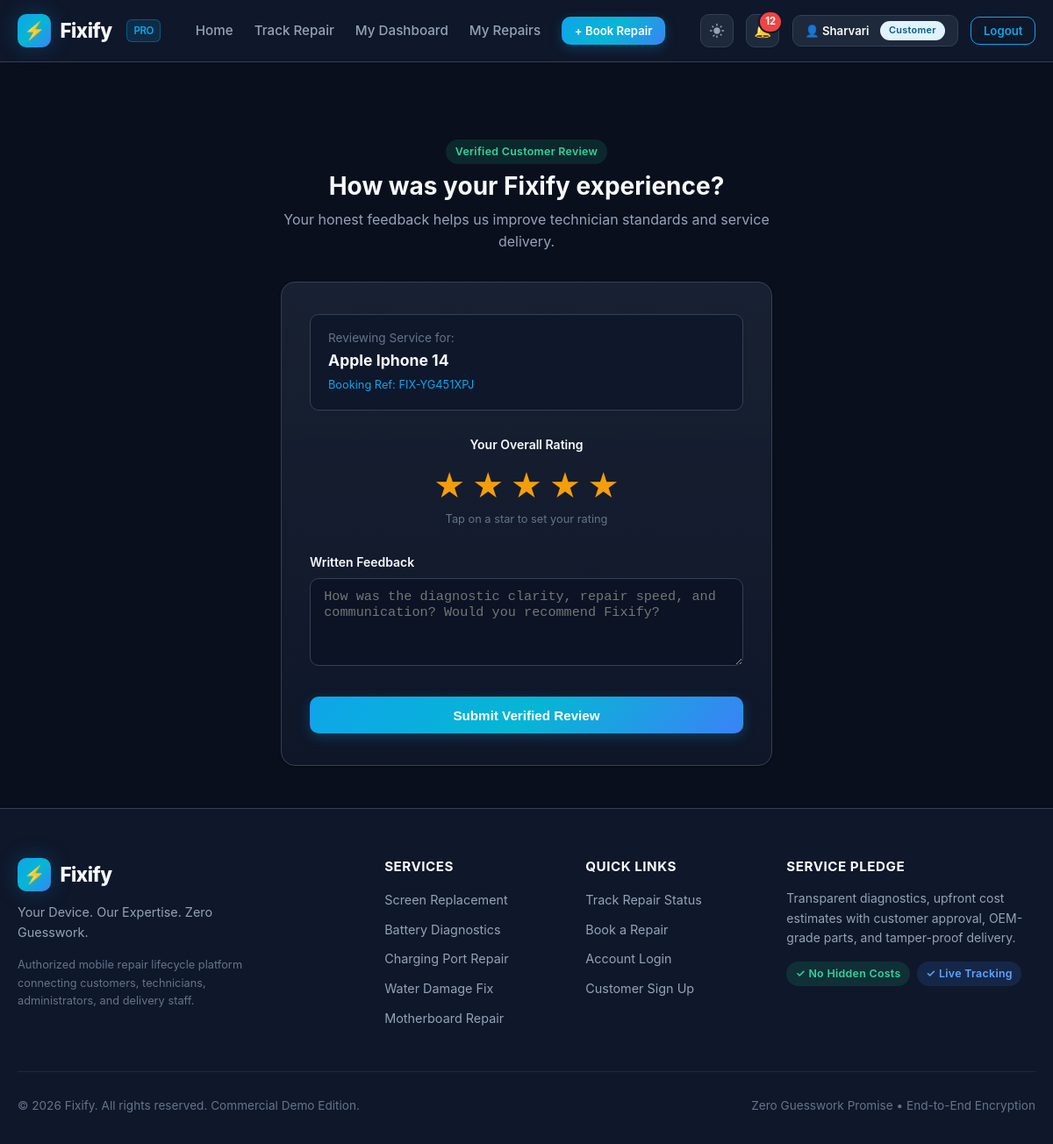
Screenshot of /reviews/submit/7 (signed in) with the database file from the repository.
### tables this page shows
CREATE TABLE users (
    id INTEGER PRIMARY KEY AUTOINCREMENT,
    full_name TEXT NOT NULL,
    email TEXT NOT NULL UNIQUE,
    mobile TEXT,
    password_hash TEXT,
    google_id TEXT UNIQUE,
    avatar_url TEXT,
    totp_secret TEXT,
    is_totp_enabled INTEGER NOT NULL DEFAULT 0,
    role TEXT NOT NULL DEFAULT 'customer' CHECK(role IN ('customer','admin','technician','delivery')),
    is_active INTEGER NOT NULL DEFAULT 1,
    created_at TEXT NOT NULL DEFAULT (datetime('now')),
    updated_at TEXT NOT NULL DEFAULT (datetime('now'))
);

CREATE TABLE bookings (
    id INTEGER PRIMARY KEY AUTOINCREMENT,
    reference TEXT NOT NULL UNIQUE,
    customer_id INTEGER NOT NULL,
    phone_brand TEXT NOT NULL,
    phone_model TEXT NOT NULL,
    category_id INTEGER,
    problem_description TEXT NOT NULL,
    device_condition TEXT,
    service_type TEXT NOT NULL DEFAULT 'walk_in' CHECK(service_type IN ('walk_in','pickup_delivery')),
    pickup_address TEXT,
    preferred_date TEXT,
    additional_notes TEXT,
    status TEXT NOT NULL DEFAULT 'Booked' CHECK(status IN (
        'Booked','Assigned','Diagnosis','Waiting for Approval',
        'Estimate Rejected','In Progress','Ready for Pickup',
        'Out for Delivery','Delivered','Completed','Cancelled','Unable to Repair'
    )),
    technician_id INTEGER,
    delivery_staff_id INTEGER,
    created_at TEXT NOT NULL DEFAULT (datetime('now')),
    updated_at TEXT NOT NULL DEFAULT (datetime('now')),
    FOREIGN KEY (customer_id) REFERENCES users(id),
    FOREIGN KEY (category_id) REFERENCES repair_categories(id),
    FOREIGN KEY (technician_id) REFERENCES users(id),
    FOREIGN KEY (delivery_staff_id) REFERENCES users(id)
);

### routes/reviews.py (the view, shortened to what this page needs)
@bp.route('/submit/<int:booking_id>', methods=['GET', 'POST'])
@login_required(roles=['customer'])
def submit(booking_id):
    customer_id = session['user_id']
    booking = get_booking_with_details(booking_id)
    if not booking or booking['customer_id'] != customer_id:
        flash('Booking not found or access denied.', 'danger')
        return redirect(url_for('customer.my_bookings'))
    if booking['status'] not in ('Delivered', 'Completed'):
        flash('Reviews can only be submitted after the device has been delivered or marked completed.', 'warning')
        return redirect(url_for('customer.booking_detail', booking_id=booking_id))
    db = get_db()
    existing = db.execute("SELECT id FROM reviews WHERE booking_id = ?", (booking_id,)).fetchone()
    if existing:
        flash('You have already submitted a review for this repair booking.', 'info')
        return redirect(url_for('customer.booking_detail', booking_id=booking_id))
    return render_template('reviews/submit.html', booking=booking)

### database/db.py (called while the page is built)
def get_db():
    if 'db' not in g:
        g.db = sqlite3.connect(
            current_app.config['DATABASE'],
            detect_types=sqlite3.PARSE_DECLTYPES
        )
        g.db.row_factory = sqlite3.Row
        g.db.execute("PRAGMA foreign_keys = ON")
    return g.db

### services/auth_service.py (called while the page is built, shortened)
def login_required(roles=None):
    if isinstance(roles, str):
        roles = [roles]
    def decorator(f):
        @wraps(f)
        def decorated_function(*args, **kwargs):
            user_id = session.get('user_id')
            if not user_id:
                flash('Please log in to access this page.', 'warning')
                return redirect(url_for('auth.login', next=request.path))
            user_role = session.get('user_role')
            return f(*args, **kwargs)
        return decorated_function
    return decorator

### services/booking_service.py (called while the page is built)
def get_booking_with_details(booking_id):
    db = get_db()
    booking = db.execute(
        """SELECT b.*, u.full_name as customer_name, u.mobile as customer_mobile,
                  u.email as customer_email,
                  rc.name as category_name,
                  t.full_name as technician_name,
                  d.full_name as delivery_staff_name
           FROM bookings b
           JOIN users u ON b.customer_id = u.id
           LEFT JOIN repair_categories rc ON b.category_id = rc.id
           LEFT JOIN users t ON b.technician_id = t.id
           LEFT JOIN users d ON b.delivery_staff_id = d.id
           WHERE b.id = ?""",
        (booking_id,)
    ).fetchone()
    return booking

### services/notification_service.py (called while the page is built)
def get_unread_count(user_id):
    db = get_db()
    row = db.execute(
        "SELECT COUNT(*) as count FROM notifications WHERE user_id = ? AND is_read = 0",
        (user_id,)
    ).fetchone()
    return row['count'] if row else 0

### templates/reviews/submit.html (shortened to what this page needs)
{% extends "base.html" %}
{% block content %}
<div class="container" style="max-width: 600px; padding: 3rem 1.25rem;">
    <div style="text-align: center; margin-bottom: 2rem;">
        <span class="badge badge-completed" style="margin-bottom: 0.5rem;">Verified Customer Review</span>
        <h2>How was your Fixify experience?</h2>
        <p>Your honest feedback helps us improve technician standards and service delivery.</p>
    </div>
    <div class="card" style="padding: 2.25rem 2rem;">
        <div style="background: var(--bg-surface); border-radius: var(--radius-md); padding: 1rem 1.25rem; margin-bottom: 1.75rem; border: 1px solid var(--border-color);">
            <div style="font-size: 0.85rem; color: var(--text-muted);">Reviewing Service for:</div>
            <strong style="font-size: 1.1rem; color: var(--text-primary); display: block;">{{ booking.phone_brand }} {{ booking.phone_model }}</strong>
            <span style="font-size: 0.8rem; color: var(--accent-primary);">Booking Ref: {{ booking.reference }}</span>
        </div>
        <form action="{{ url_for('reviews.submit', booking_id=booking.id) }}" method="POST">
            <div class="form-group" style="text-align: center; margin-bottom: 1.75rem;">
                <label class="form-label" style="margin-bottom: 0.75rem;">Your Overall Rating</label>
                <div class="star-rating-input" style="display: flex; justify-content: center; gap: 0.5rem;">
                    <button type="button" class="star-btn active" data-value="1" style="background: none; border: none; font-size: 2.5rem; color: #f59e0b; cursor: pointer;">★</button>
                    <button type="button" class="star-btn active" data-value="2" style="background: none; border: none; font-size: 2.5rem; color: #f59e0b; cursor: pointer;">★</button>
                    <button type="button" class="star-btn active" data-value="3" style="background: none; border: none; font-size: 2.5rem; color: #f59e0b; cursor: pointer;">★</button>
                    <button type="button" class="star-btn active" data-value="4" style="background: none; border: none; font-size: 2.5rem; color: #f59e0b; cursor: pointer;">★</button>
                    <button type="button" class="star-btn active" data-value="5" style="background: none; border: none; font-size: 2.5rem; color: #f59e0b; cursor: pointer;">★</button>
                </div>
                <span class="input-help">Tap on a star to set your rating</span>
            </div>
            <div class="form-group">
                <label for="review_text" class="form-label">Written Feedback</label>
                <textarea id="review_text" name="review_text" class="form-control" rows="4" placeholder="How was the diagnostic clarity, repair speed, and communication? Would you recommend Fixify?" required></textarea>
            </div>
            <button type="submit" class="btn btn-primary" style="width: 100%; margin-top: 0.5rem;">
                Submit Verified Review
            </button>
        </form>
    </div>
</div>
{% endblock %}

### templates/base.html (shortened to what this page needs)
<!DOCTYPE html>
<html lang="en" data-theme="dark">
<head>
    <link rel="stylesheet" href="{{ url_for('static', filename='css/style.css') }}">
</head>
<body>
    <header class="navbar">
        <div class="container navbar-inner">
            <a href="{{ url_for('index') }}" class="brand">
                <div class="brand-icon">⚡</div>
                <span>Fixify</span>
                <span class="brand-tag">PRO</span>
            </a>
            <ul class="nav-links" id="nav-links">
                <li><a href="{{ url_for('index') }}" class="nav-link">Home</a></li>
                <li><a href="{{ url_for('bookings.track') }}" class="nav-link">Track Repair</a></li>
                {% if session.get('user_id') %}
                    {% if session.get('user_role') == 'customer' %}
                        <li><a href="{{ url_for('customer.dashboard') }}" class="nav-link">My Dashboard</a></li>
                        <li><a href="{{ url_for('customer.my_bookings') }}" class="nav-link">My Repairs</a></li>
                        <li><a href="{{ url_for('bookings.create') }}" class="nav-link btn btn-sm btn-primary" style="color: #fff;">+ Book Repair</a></li>
                    {% elif session.get('user_role') == 'technician' %}
                        <li><a href="{{ url_for('technician.dashboard') }}" class="nav-link">Technician Console</a></li>
                        <li><a href="{{ url_for('technician.repairs') }}" class="nav-link">Assigned Repairs</a></li>
                    {% elif session.get('user_role') == 'delivery' %}
                        <li><a href="{{ url_for('delivery.dashboard') }}" class="nav-link">Delivery Console</a></li>
                        <li><a href="{{ url_for('delivery.tasks') }}" class="nav-link">Pickup & Delivery Tasks</a></li>
                    {% endif %}
                {% else %}
                    <li><a href="{{ url_for('bookings.create') }}" class="nav-link btn btn-sm btn-primary" style="color: #fff;">Book a Repair</a></li>
                {% endif %}
            </ul>
            <div class="nav-actions">
                <button class="theme-toggle" id="theme-toggle-btn" aria-label="Toggle dark/light theme" title="Toggle Theme">
                </button>
                {% if session.get('user_id') %}
                    <a href="{{ url_for('notifications') }}" class="notif-link" title="Notifications">
                        🔔
                        {% if unread_notifications_count > 0 %}
                            <span class="notif-badge">{{ unread_notifications_count }}</span>
                        {% endif %}
                    </a>
                    <a href="{{ url_for('auth.profile') }}" class="btn btn-sm btn-secondary" title="My Profile">
                        👤 {{ session.get('user_name', 'Account').split()[0] }}
                        <span class="badge badge-role-{{ session.get('user_role') }}" style="font-size: 0.68rem; margin-left: 4px;">{{ session.get('user_role') }}</span>
                    </a>
                    <a href="{{ url_for('auth.logout') }}" class="btn btn-sm btn-outline" title="Log Out">Logout</a>
                {% else %}
                    <a href="{{ url_for('auth.login') }}" class="btn btn-sm btn-secondary">Log In</a>
                    <a href="{{ url_for('auth.register') }}" class="btn btn-sm btn-primary">Sign Up</a>
                {% endif %}
            </div>
        </div>
    </header>
    <main style="flex: 1;">
        {% block content %}{% endblock %}
    </main>
    <footer class="footer">
        <div class="container">
            <div class="footer-grid">
                <div class="footer-brand">
                    <div class="brand" style="margin-bottom: 0.5rem;">
                        <div class="brand-icon">⚡</div>
                        <span>Fixify</span>
                    </div>
                    <p>{{ tagline }}</p>
                    <p style="font-size: 0.8rem; color: var(--text-muted); margin-top: 0.5rem;">
                        Authorized mobile repair lifecycle platform connecting customers, technicians, administrators, and delivery staff.
                    </p>
                </div>
                <div>
                    <h4 class="footer-heading">Services</h4>
                    <ul class="footer-links">
                        <li><a href="{{ url_for('bookings.create') }}">Screen Replacement</a></li>
                        <li><a href="{{ url_for('bookings.create') }}">Battery Diagnostics</a></li>
                        <li><a href="{{ url_for('bookings.create') }}">Charging Port Repair</a></li>
                        <li><a href="{{ url_for('bookings.create') }}">Water Damage Fix</a></li>
                        <li><a href="{{ url_for('bookings.create') }}">Motherboard Repair</a></li>
                    </ul>
                </div>
                <div>
                    <h4 class="footer-heading">Quick Links</h4>
                    <ul class="footer-links">
                        <li><a href="{{ url_for('bookings.track') }}">Track Repair Status</a></li>
                        <li><a href="{{ url_for('bookings.create') }}">Book a Repair</a></li>
                        <li><a href="{{ url_for('auth.login') }}">Account Login</a></li>
                        <li><a href="{{ url_for('auth.register') }}">Customer Sign Up</a></li>
                    </ul>
                </div>
                <div>
                    <h4 class="footer-heading">Service Pledge</h4>
                    <p style="font-size: 0.875rem;">
                        Transparent diagnostics, upfront cost estimates with customer approval, OEM-grade parts, and tamper-proof delivery.
                    </p>
                    <div style="margin-top: 1rem; display: flex; gap: 0.5rem; flex-wrap: wrap;">
                        <span class="badge badge-completed">✓ No Hidden Costs</span>
                        <span class="badge badge-booked">✓ Live Tracking</span>
                    </div>
                </div>
            </div>
            <div class="footer-bottom">
                <span>&copy; {{ current_year }} Fixify. All rights reserved. Commercial Demo Edition.</span>
                <span>Zero Guesswork Promise • End-to-End Encryption</span>
            </div>
        </div>
    </footer>
</body>
</html>

### rows the page displays
users: get "Customer"
bookings: phone_brand "Apple", phone_model "Iphone 14", reference "FIX-YG451XPJ"

### other values shown
{{ unread_notifications_count }} "12"
{{ session.get('user_name', 'Account').split()[0] }} "Sharvari"
{{ tagline }} "Your Device. Our Expertise. Zero Guesswork."
